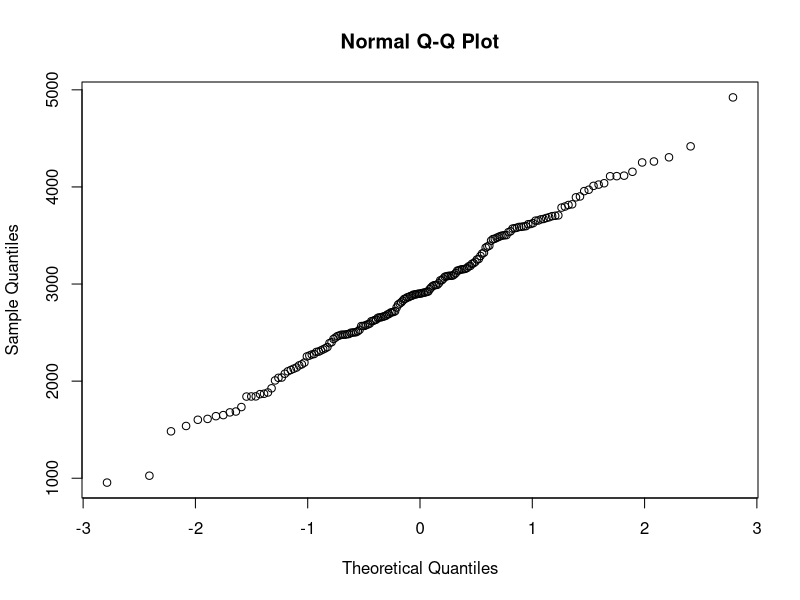
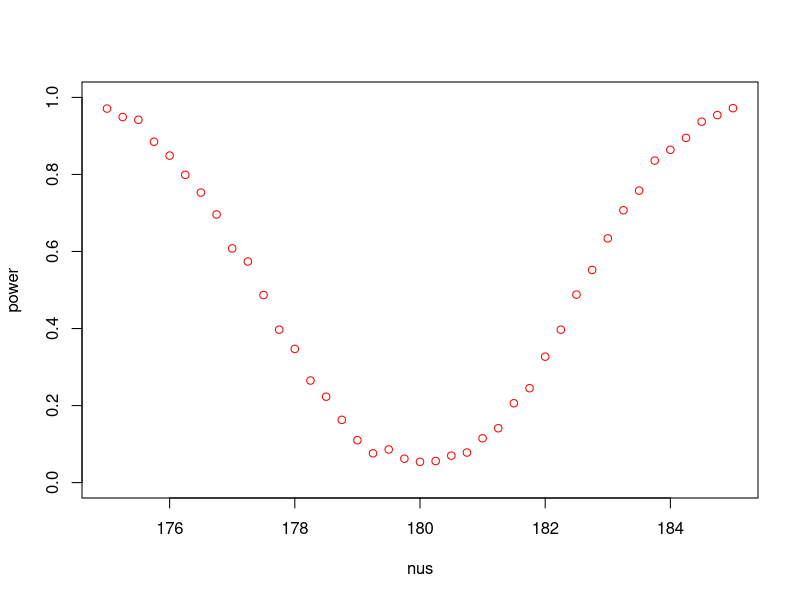
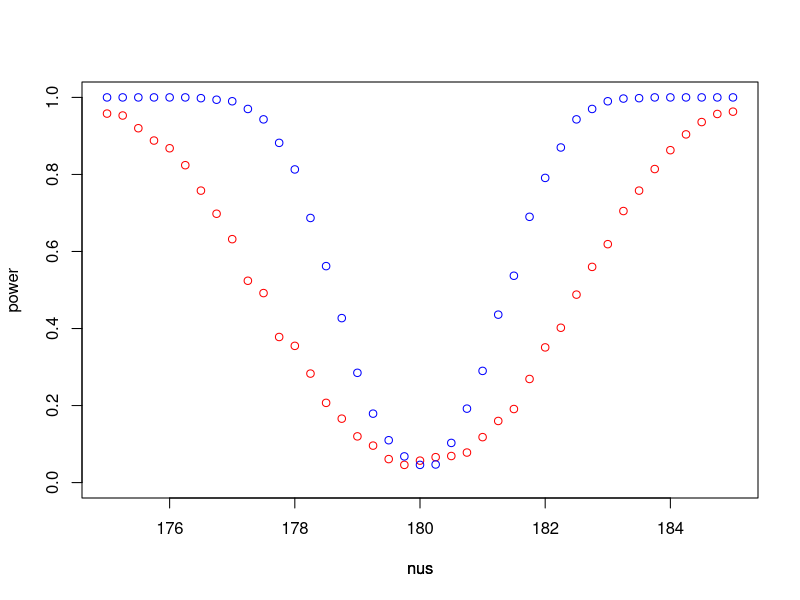
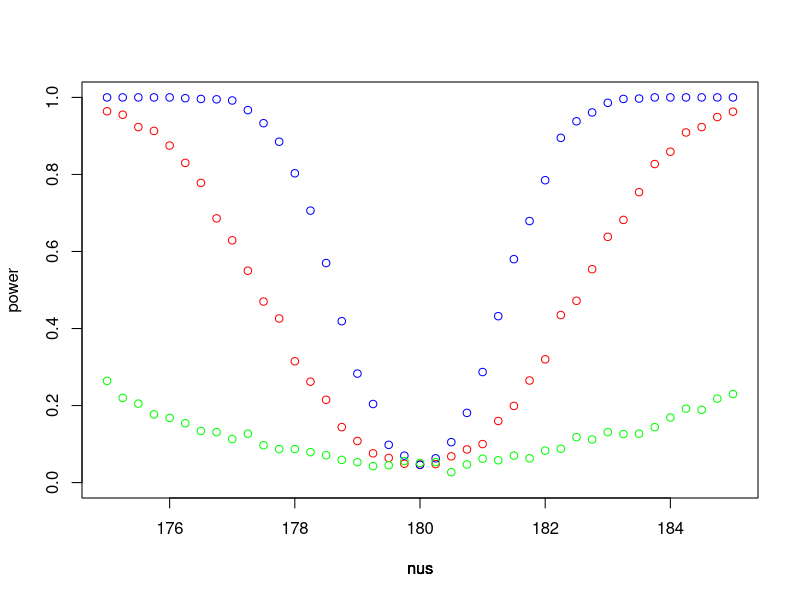
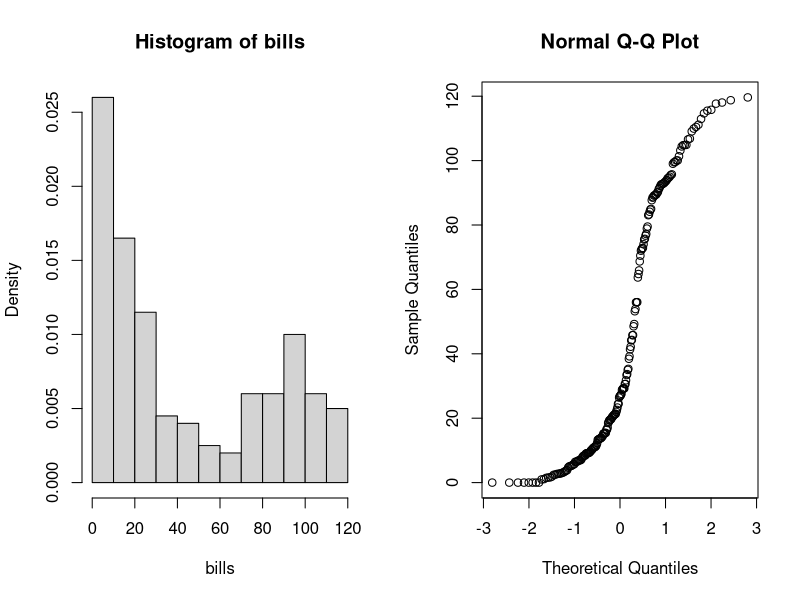
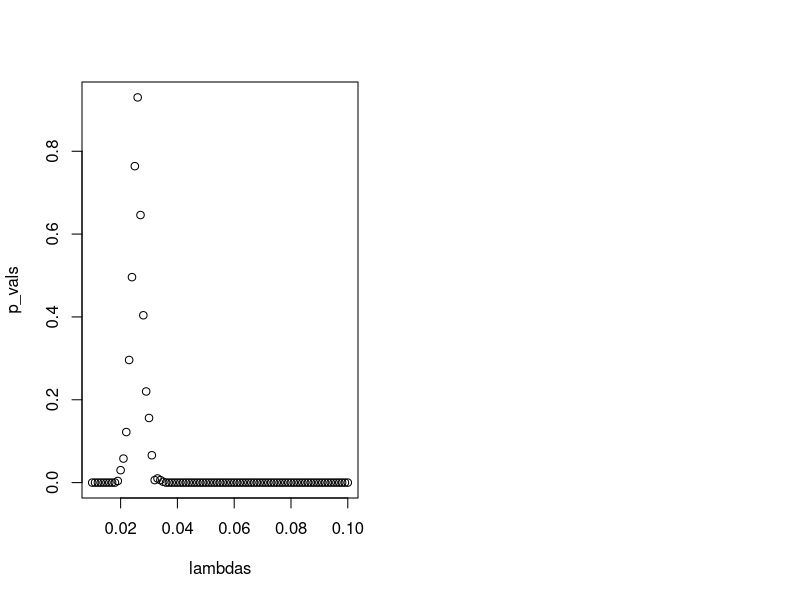
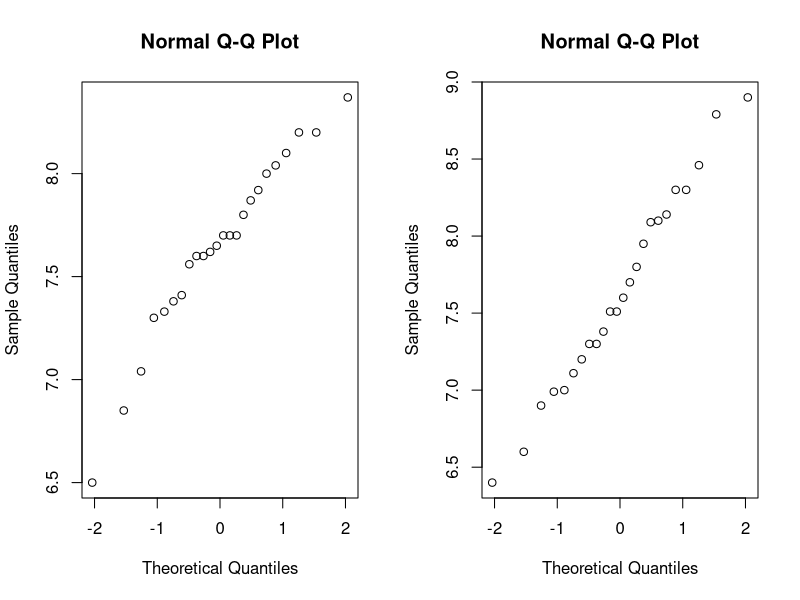
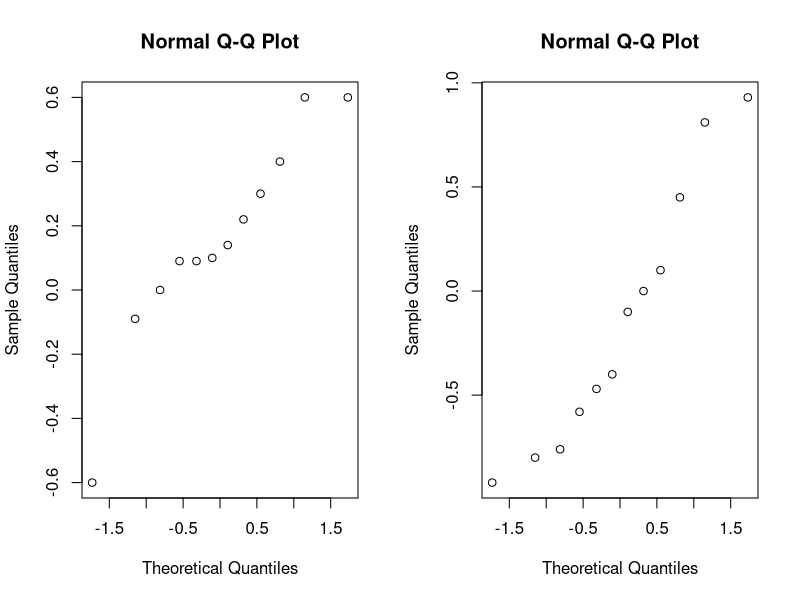

Recreate these plots in R, in order.
## ---- chunk 1
birth_weight <- scan("birthweight.txt", skip=1)
qqnorm(birth_weight)
## ---- chunk 2
res <- t.test(birth_weight, conf.level=0.9)
## ---- chunk 3
res <- t.test(birth_weight, alternative=c("greater"), mu=2800, conf.level=0.9)
## ---- chunk 4
plot_nu_power <- function(m, n, mu, nus, sd, B, col, add) {
    p_values <- numeric(B); power <- numeric(length(nus))
    for (i in 1:length(nus)) {
        for (b in 1:B) {
            x <- rnorm(m, mu, sd)
            y <- rnorm(n, nus[i], sd)
            p_values[b] <- t.test(x, y, var.equal=TRUE)$p.value
        }
        power[i] <- mean(p_values < 0.05)
    }
    if (add) {
        par(new=TRUE)
        plot(nus, power, type="p", col=col, axes=FALSE, ylab='', ylim=c(0, 1))
    } else {
        plot(nus, power, type="p", col=col, ylim=c(0, 1))
    }
}

plot_nu_power(30, 30, 180, seq(175, 185, by=0.25), 5, 1000, "red", FALSE)
## ---- chunk 5
plot_nu_power(30, 30, 180, seq(175, 185, by=0.25), 5, 1000, "red", FALSE)
plot_nu_power(100, 100, 180, seq(175, 185, by=0.25), 5, 1000, "blue", TRUE)
## ---- chunk 6
plot_nu_power(30, 30, 180, seq(175, 185, by=0.25), 5, 1000, "red", FALSE)
plot_nu_power(100, 100, 180, seq(175, 185, by=0.25), 5, 1000, "blue", TRUE)
plot_nu_power(30, 30, 180, seq(175, 185, by=0.25), 15, 1000, "green", TRUE)
## ---- chunk 7
bills <- scan("telephone.txt", skip=2)
par(mfrow=c(1, 2))
hist(bills, prob=T)
qqnorm(bills)
## ---- chunk 8
T_val <- median(bills)
N <- length(bills)
B <- 1000
T_vals <- numeric(B)
lambdas <- seq(0.01, 0.1, by=0.001)
p_vals <- numeric(length(lambdas))

for (i in 1:length(lambdas)) {
    for (j in 1:B) {
        sampled_bills <- rexp(N, lambdas[i])
        T_vals[j] <- median(sampled_bills)
    }

    p_val_left <- sum(T_vals < T_val) / B
    p_val_right <- sum(T_vals > T_val) / B
    p_vals[i] <- 2 * min(p_val_left, p_val_right)
}
plot(lambdas, p_vals, type='p')
## ---- chunk 9
bootstrap.ci <- function(data, B, T, confidence) {
    T_val <- T(data)
    T_vals <- numeric(B)

    for (i in 1:B) {
        sampled_data <- sample(data, replace=TRUE)
        T_vals[i] <- median(sampled_data)
    }

    alpha <- (1 - confidence) / 2
    ci <- c(2 * T_val - quantile(T_vals, 1 - alpha), 
            2 * T_val - quantile(T_vals, alpha))
    return (ci)
}
ci <- bootstrap.ci(bills, 1000, median, 0.95)
## ---- chunk 10
B <- 1000
means <- numeric(B)

for (i in 1:B) {
    sampled_bills <- sample(bills, 100)
    means[i] <- mean(sampled_bills)
}
lambda <- 1 / mean(means)
## ---- chunk 11
ci <- bootstrap.ci(rexp(length(bills), lambda), 1000, median, 0.95)
## ---- chunk 12
p_value <- binom.test(sum(bills > 40), length(bills), alternative="less")$p.value
## ---- chunk 13
p_value <- binom.test(
    sum(bills > 10), length(bills), p=0.75, alternative="less"
)$p.value
## ---- chunk 14
run <- read.table("run.txt", header=TRUE)
par(mfrow=c(1, 2))
qqnorm(run$before); qqnorm(run$after)
## ---- chunk 15
p_val <- cor.test(run$before, run$after)$p.value
## ---- chunk 16
par(mfrow=c(1, 2))
run_energy <- subset(run, drink=="energy")
run_lemo <- subset(run, drink=="lemo")
qqnorm(run_energy$before - run_energy$after)
qqnorm(run_lemo$before - run_lemo$after)
## ---- chunk 17
perm.test <- function(x, y, T, B) {
   T_val <- T(x - y)
   T_vals <- numeric(B)

   for (i in 1:B) {
      perm_data <- t(apply(cbind(x, y), 1, sample))
      T_vals[i] <- T(perm_data[, 1] - perm_data[, 2])
   }

   p_val_left <- sum(T_vals < T_val) / B
   p_val_right <- sum(T_vals > T_val) / B
   p_val <- 2 * min(p_val_left, p_val_right)
   return (p_val)
}
p_val_energy <- perm.test(run_energy$before, run_energy$after, mean, 1000)
p_val_lemo <- perm.test(run_energy$before, run_energy$after, mean, 1000)
## ---- chunk 18
p_val <- wilcox.test(run_energy$before - run_energy$after, run_lemo$before - run_lemo$after)
## ---- chunk 19
meatmeal <- subset(chickwts, feed=="meatmeal")$weight
sunflower <- subset(chickwts, feed=="sunflower")$weight
p_val <- t.test(meatmeal, sunflower)$p.value
## ---- chunk 20
p_val <- wilcox.test(meatmeal, sunflower)$p.value
## ---- chunk 21
p_val <- ks.test(meatmeal, sunflower)$p.value
## ---- chunk 22
par(mfrow=c(1, 2))
qqnorm(meatmeal); qqnorm(sunflower)
## ---- chunk 23
chickwts_lm <- lm(weight~feed, data=chickwts)
p_val <- anova(chickwts_lm)["feed", ][[5]]
## ---- chunk 24
coef <- summary(chickwts_lm)$coefficients[, "Estimate"]
## ---- chunk 25
par(mfrow=c(1, 1))
qqnorm(residuals(chickwts_lm))
## ---- chunk 26
p_val <- kruskal.test(weight~feed, data=chickwts)$p.value
